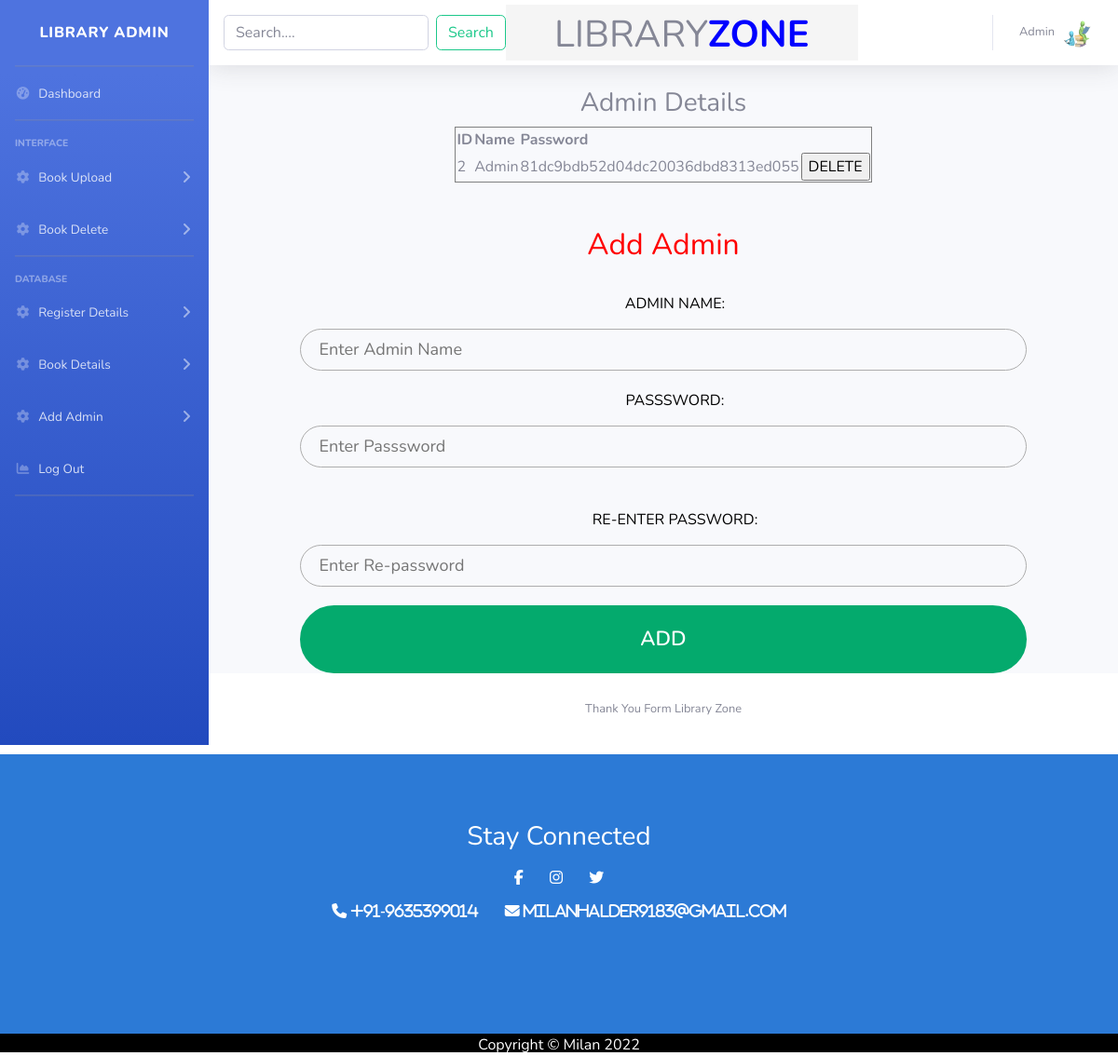
The app's page /addadmin.php with its own data.
### tables this page shows
CREATE TABLE `adminlog` (
  `id` int(11) NOT NULL,
  `Name` varchar(100) DEFAULT NULL,
  `pass` varchar(50) DEFAULT NULL
);

### dao.php (called while the page is built, shortened)
<?php
function getadmin(){
    $con=$GLOBALS['con'];
    $sql="select * from adminlog";
    $res=$con->query($sql);
    $users=array();
    if($res->num_rows>0){
        while($row=$res->fetch_assoc()){
        $users[]=$row;
        }
    }
    return $users;
}
?>

### index.php (called while the page is built, shortened)
<?php
include 'dao.php';
$ad=getadmin();
?>

### addadmin.php (the view, shortened to what this page needs)
<?php include 'index.php';?>
<!DOCTYPE html>
<html lang="en">
<head>
</head>
<head>
    <link href="https://cdn.jsdelivr.net/npm/bootstrap@5.1.3/dist/css/bootstrap.min.css" rel="stylesheet">
    <link rel="stylesheet" href="https://cdnjs.cloudflare.com/ajax/libs/font-awesome/4.7.0/css/font-awesome.min.css">
    <link href="vendor/fontawesome-free/css/all.min.css" rel="stylesheet" type="text/css">
    <link href="css/sb-admin-2.min.css" rel="stylesheet">
    <link rel="stylesheet" href="css/style1.css">
</head>
<body id="page-top">
<header>
  <div id="wrapper">
    <ul class="navbar-nav bg-gradient-primary sidebar sidebar-dark accordion" id="accordionSidebar">
      <a class="sidebar-brand d-flex align-items-center justify-content-center" href="adminpanel.php">
        <div class="sidebar-brand-text mx-3">Library Admin</div>
      </a>
      <hr class="sidebar-divider my-0">
      <li class="nav-item">
        <a class="nav-link" href="adminpanel.php">
          <i class="fas fa-fw fa-tachometer-alt"></i>
          <span>Dashboard</span></a>
      </li>
      <hr class="sidebar-divider">
      <div class="sidebar-heading">
        Interface
      </div>
      <li class="nav-item">
        <a class="nav-link collapsed" href="bookupload.php" data-toggle="collapse" data-target="#collapseTwo" aria-expanded="true" aria-controls="collapseTwo">
          <i class="fas fa-fw fa-cog"></i>
          <span>Book Upload</span>
        </a></li>
      <li class="nav-item">
        <a class="nav-link collapsed" href="bdetails.php" data-toggle="collapse" data-target="#collapseUtilities" aria-expanded="true" aria-controls="collapseUtilities">
          <i class="fas fa-fw fa-cog"></i>
          <span>Book Delete</span>
        </a></li>
      <hr class="sidebar-divider">
      <div class="sidebar-heading">
        DataBase
      </div>
      <li class="nav-item">
        <a class="nav-link collapsed" href="regtab.php" data-toggle="collapse" data-target="#collapseTwo" aria-expanded="true" aria-controls="collapseTwo">
          <i class="fas fa-fw fa-cog"></i>
          <span>Register Details</span>
        </a></li>
        <li class="nav-item">
        <a class="nav-link collapsed" href="bdetails.php" data-toggle="collapse" data-target="#collapseTwo" aria-expanded="true" aria-controls="collapseTwo">
          <i class="fas fa-fw fa-cog"></i>
          <span>Book Details</span>
        </a></li>
        <li class="nav-item">
        <a class="nav-link collapsed" href="addadmin.php" data-toggle="collapse" data-target="#collapseTwo" aria-expanded="true" aria-controls="collapseTwo">
          <i class="fas fa-fw fa-cog"></i>
          <span>Add Admin</span>
        </a></li>
      <li class="nav-item">
        <a class="nav-link" href="admin.php">
          <i class="fas fa-fw fa-chart-area"></i>
          <span>Log Out</span></a>
      </li>
      <hr class="sidebar-divider d-none d-md-block">
    </ul>
    <div id="content-wrapper" class="d-flex flex-column">
      <div id="content">
        <nav class="navbar navbar-expand navbar-light bg-white topbar mb-4 static-top shadow">
     <form class="d-flex">
        <input class="form-control me-2" type="search" placeholder="Search...." aria-label="Search">
        <button class="btn btn-outline-success" type="submit">Search</button>
      </form>
      <div class="logo">
         LIBRARY<b style="color:blue;">ZONE</b>
      </div>
          <ul class="navbar-nav ml-auto">
            <li class="nav-item dropdown no-arrow">
              <a class="nav-link dropdown-toggle" href="adminpanel.php">
                <span class="mr-2 d-none d-lg-inline text-gray-600 small">Admin</span>
                <img class="img-profile rounded-circle" src="image/img4.jpg">
              </a>
            </li>
          </ul>
        </nav>
      <center>
        <h3>Admin Details</h3>
        <table border=1px>
        <tr>
            <th>ID</th>
            <th>Name</th>
            <th>Password</th>
        </tr>
        <?php foreach($ad as $a){?>
        <tr>
            <td><?=$a['id']?></td>
            <td><?=$a['Name']?></td>
            <td><?=$a['pass']?></td>
            <td><form action="index.php" method="post">
                <input type="submit" value="DELETE" name="del" >
                </form>
            </td>
        </tr>
        <?php } ?>
        </table>
        </center><br><br>
        <center><font color="red">
          <h2>Add Admin</h2><br>
        </font>
        <form action="index.php" name="contactForm" onsubmit="return validateForm()" method="post">
        <div class="field_wrap">
            <font color="black">
                <label>Admin Name:</label>
            </font>
            <input type="text" name="fname" placeholder="Enter Admin Name" autocomplete="off">
        </div>
        <div class="field_wrap">
            <font color="black">
            <label>Passsword:</label>
            </font>
            <input type="Password" name="fpassword" placeholder="Enter Passsword" autocomplete="off"><br><br>
            <font color="black">
            <label>Re-enter Password:</label>
          </font>
           <input type="password" name="rePassword" placeholder="Enter Re-password" autocomplete="off">
        </div>
        <input type="submit" value="Add" class="submit" name="add">
        </form></center>
      </div>
      <footer class="sticky-footer bg-white">
        <div class="container my-auto">
          <div class="copyright text-center my-auto">
            <span>Thank You Form Library Zone</span>
          </div>
        </div>
      </footer>
    </div>
  </div>
</header>
<footer>
    <div class="down">
            <font color="white">
            <br><br><br><h3>Stay Connected</h3>
            </font>
            <a href="https://www.facebook.com/" class="fa fa-facebook" style="text-decoration: none; padding: 10px 12px;color: white; "></a>
            <a href="https://www.instagram.com/" class="fa fa-instagram" style="text-decoration: none; padding: 10px 12px;color: white;"></a>
            <a href="https://twitter.com/i/flow/login" class="fa fa-twitter" style="text-decoration: none; padding: 10px 12px;color: white;"></a><br>
            <a href="#" class="fa fa-phone" style="text-decoration: none; padding: 10px 12px;color: white;">
              +91-9635399014</a>
            <a href="https://mail.google.com/mail/u/0/#inbox?compose=CllgCJTNqrgnGwVtVpsZhQBWNnSMlJdfzgVdTXfRFSjBJJdpMGGdqWjFrPBGlFnJRHdqrtXBfcg" class="fa fa-envelope" style="text-decoration: none; padding: 10px 12px; color:white;">
              milanhalder9183@gmail.com</a>
    </div>
<div class="footer">
<div class="copyright text-center my-auto">
    <span>Copyright &copy; Milan 2022</span></div>
</div>
</footer>
</body>
</html>

### css/style1.css (style rules this page uses)
.field_wrap label { display: block; margin-bottom: 15px; font-size: 16px; text-transform: uppercase; padding-left: 25px; }
.field_wrap input[type="text"], .field_wrap input[type="email"], .field_wrap input[type="password"] { width: 80%; height: 45px; padding: 0 20px; background: transparent; border: 1px solid #adadad; border-radius: 0; margin-bottom: 20px; border-radius: 25px; font-size: 18px; }
.logo { height: 60px; width: 40%; background:whitesmoke; text-align: center; line-height: 65px; font-size: 40px; float: left; }
.submit { width: 80%; background-color: #04AA6D; border: none; color: white; padding: 16px 32px; text-decoration: none; cursor: pointer; font-size: 22px; text-transform: uppercase; font-weight: 600; border: 4px solid #04AA6D; transition: .3s all; border-radius: 50px; }
.down { height: 300px; width: 100%; margin-top: 10px; background:#2c7ad6; text-align: center; }
.footer { height: 20px; width: 100%; background:black; color: white; text-align: center; }

### records on screen
adminlog: id "2", Name "Admin", pass "81dc9bdb52d04dc20036dbd8313ed055"
